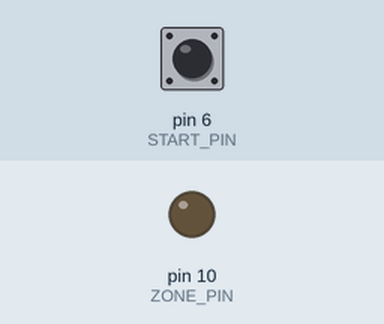
Recording of a sketch running on a simulated Arduino Uno, built with avr-gcc and run on an emulated ATmega328P. On the bench: output pins drawn as LEDs (lit = HIGH). Inputs (shaded band) come from the test bench; at power-on: pin 6 (START_PIN) HIGH. What the sketch prints to the serial monitor is not drawn.

Above: at 1.2 s.
1.3 s: pin 6 (START_PIN) pulled LOW for 0.15 s
At 1.56 s:
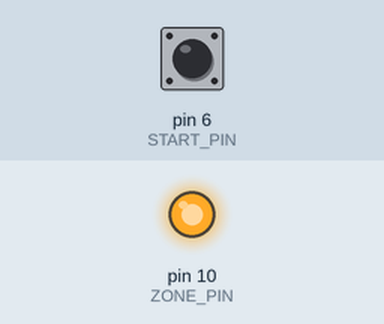
Timing chart, 0 to 4.3 s (numbered marks = the images above; inputs shaded):
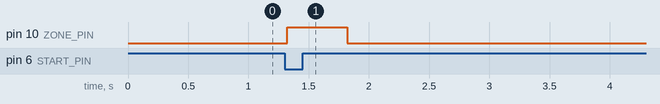

The sketch:

reference.ino
```cpp
// Meadow sprinkler zone: one 500 ms burst per start press.
// Valve relay on D10, start button on D6 (pull-up), status over UART.

const int ZONE_PIN = 10;
const int START_PIN = 6;
const unsigned long BURST_MS = 500;
const unsigned long SETTLE_MS = 20;
const unsigned long REPORT_MS = 1000;

bool zoneOpen = false;
bool held = false;
int rawLevel = HIGH;
unsigned long rawChangedAt = 0;
unsigned long closeAt = 0;
unsigned long lastReport = 0;
unsigned int bursts = 0;

void openZone()
{
    zoneOpen = true;
    closeAt = millis() + BURST_MS;
    digitalWrite(ZONE_PIN, HIGH);
    bursts++;
}

void closeZone()
{
    zoneOpen = false;
    digitalWrite(ZONE_PIN, LOW);
}

bool closeDue()
{
    return (long)(millis() - closeAt) >= 0;
}

void scanStart()
{
    int level = digitalRead(START_PIN);
    unsigned long now = millis();
    if (level != rawLevel)
    {
        rawLevel = level;
        rawChangedAt = now;
    }
    if (now - rawChangedAt >= SETTLE_MS)
    {
        bool down = (rawLevel == LOW);
        if (down && !held && !zoneOpen)
        {
            openZone();
        }
        held = down;
    }
}

void report()
{
    Serial.print("zone n=");
    Serial.println(bursts);
}

void setup()
{
    pinMode(ZONE_PIN, OUTPUT);
    pinMode(START_PIN, INPUT_PULLUP);
    digitalWrite(ZONE_PIN, LOW);
    Serial.begin(9600);
    rawChangedAt = millis();
    lastReport = millis();
}

void loop()
{
    scanStart();
    if (zoneOpen && closeDue())
    {
        closeZone();
    }
    if (millis() - lastReport >= REPORT_MS)
    {
        lastReport = millis();
        report();
    }
}
```

Measured:
- after the input at 1.3 s, pin 10 (ZONE_PIN): LOW → HIGH at once, → LOW 0.50 s later
